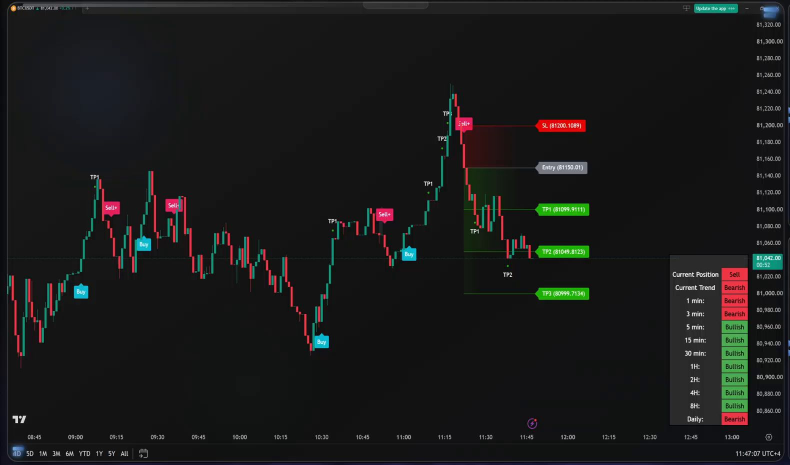
#> input picture latest-BTCUSDT.jpg, 1580 x 930 px (shown at 1/2 size); its folder holds only this picture in this run
$ python -i extract.py   (imports and definitions only)
#> lines starting #> are read from the running program, lines starting #| are printed output that depends on the picture
#> further down, picture is the input picture: PIL image 1580x930 RGB; mean R, G, B 25.8, 26.2, 25.6
"""Read the trade data off one frame of the stream with OCR.

The stream is a 1920x1080 layout with a TradingView chart on the left. We OCR
the chart area and pick out, by pattern and position:

- price-axis labels  -> a y->price fit (and the live price label with its countdown)
- time-axis labels   -> an x->time fit
- level labels       -> "TP1 (4378.9457)", "Entry (4370.93)", "SL (4362.9143)"
- chart markers      -> "Buy", "Buy+", "Sell", "Sell+", "TP1".."TP3"
- the trend table    -> "Current Position: Buy", "1 min: Bullish", ...
- header / clock     -> "XAUUSD 4,385.85 +1.03%", "10:07:46 UTC+4"
"""
from __future__ import annotations

import re
from dataclasses import dataclass
from datetime import datetime, timedelta

import numpy as np
from PIL import Image

FRAME_SIZE = (1920, 1080)
CHART_BOX = (0, 80, 1580, 1010)  # chart widget inside the 1920x1080 stream layout
SCALE = 2  # upscale before OCR; small chart text reads far better at 2x

# price formats differ by instrument: gold "4,396.00", bitcoin "81,320.00"
NUM_AXIS = re.compile(r"^\d{1,3}(?:,\d{3})*\.\d{2}$")
HHMM = re.compile(r"^([01]?\d|2[0-3]):([0-5]\d)$")
LEVEL = re.compile(r"^(TP[123]|Entry|SL)\s*\(?\s*(\d{2,7}\.\d+)\s*\)?$", re.I)
CLOCK = re.compile(r"(\d{1,2}):(\d{2}):(\d{2})\s*UTC\s*([+-]\d{1,2})(?::?(\d{2}))?", re.I)
HEADER = re.compile(r"[A-Z]{3,12}\D*?(\d{1,3}(?:,\d{3})*\.\d{2})\D*?(\d+\.\d{2})%")
HEADER_BOX = (10, 84, 300, 108)  # "XAUUSD 4,385.85 +1.03%" in the chart's top-left corner
ROW = re.compile(r"^(current\s*position|current\s*trend|\d+\s*min|\d+\s*h|daily)\s*:?\s*"
                 r"(buy|sell|bullish|bearish|neutral)?$", re.I)
VALUE = re.compile(r"^(buy|sell|bullish|bearish|neutral)$", re.I)

_engine = None


def _ocr():
    global _engine
    if _engine is None:
        from rapidocr_onnxruntime import RapidOCR
        _engine = RapidOCR()
    return _engine


@dataclass
class Item:
    text: str
    x: float   # centre, in 1920x1080 frame pixels
    y: float
    x0: float
    x1: float
    conf: float


def ocr_items(frame: Image.Image) -> list[Item]:
    if frame.size != FRAME_SIZE:
        frame = frame.resize(FRAME_SIZE, Image.LANCZOS)
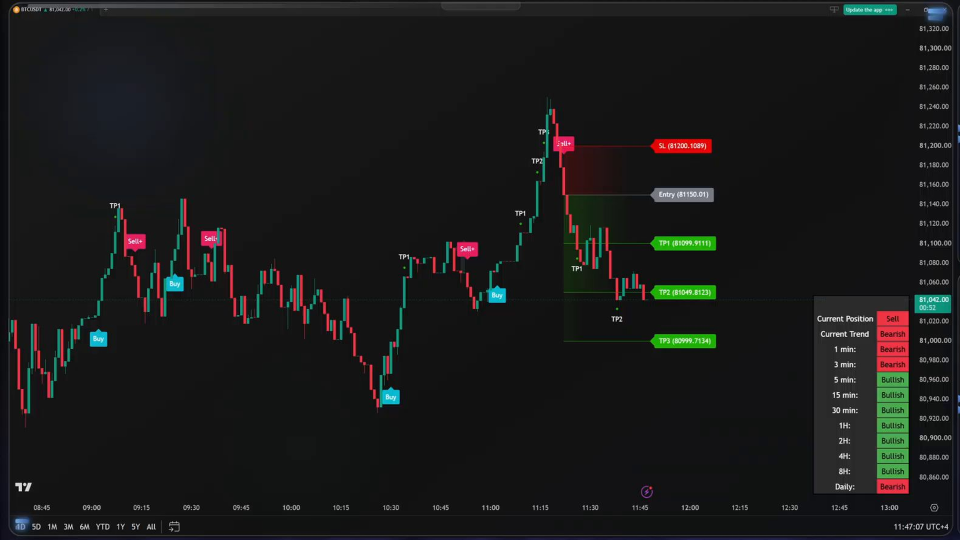
#> frame: PIL image 1920x1080 RGB (shown at 1/2 size); mean R, G, B 25.8, 26.2, 25.6
    region = frame.convert("RGB").crop(CHART_BOX)
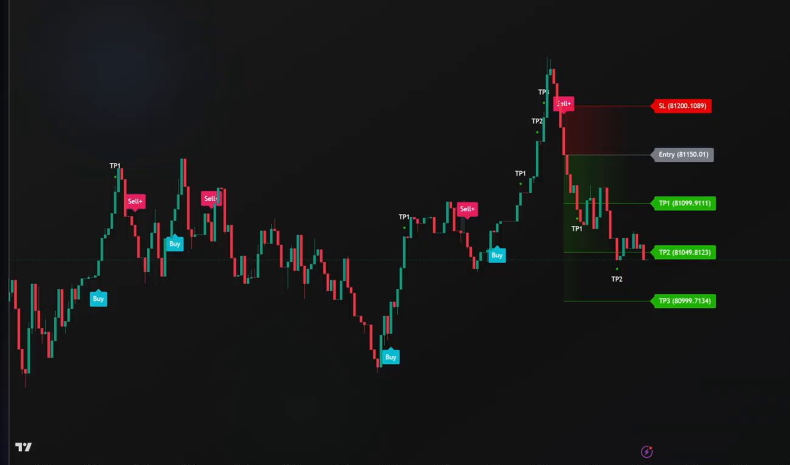
#> region: PIL image 1580x930 RGB (shown at 1/2 size); mean R, G, B 23.9, 24.1, 23.4
    big = region.resize((region.width * SCALE, region.height * SCALE), Image.LANCZOS)
    result, _ = _ocr()(np.array(big))
    items = []
    for box, text, conf in result or []:
        xs = [p[0] / SCALE + CHART_BOX[0] for p in box]
        ys = [p[1] / SCALE + CHART_BOX[1] for p in box]
        items.append(Item(text.strip(), (min(xs) + max(xs)) / 2, (min(ys) + max(ys)) / 2,
                          min(xs), max(xs), float(conf)))
    return items


# [245 lines left out: functions read_header, _colour_markers, _largest_group, _robust_fit, _norm_row, extract, not called in this run]

>>> from PIL import Image
>>> picture = Image.open('../latest-BTCUSDT.jpg')
#> (the run stopped early here; a loop or call above may not have finished)

$ run again, on latest-XAUUSD.jpg
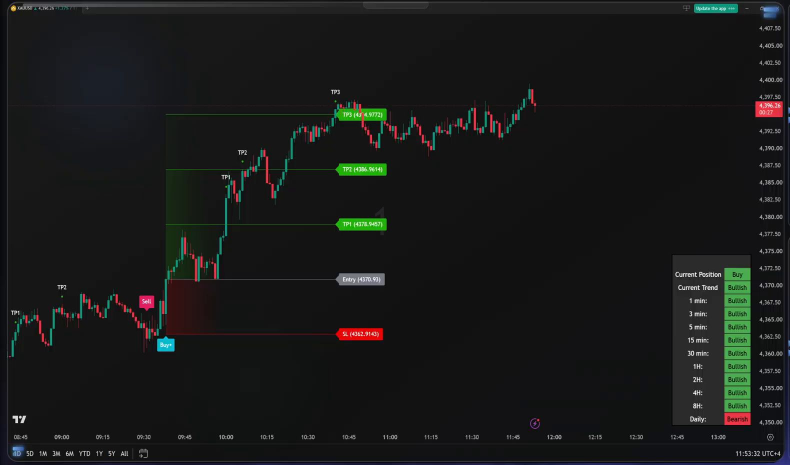
#> input picture latest-XAUUSD.jpg, 1580 x 930 px (shown at 1/2 size)
#> picture is the input picture: PIL image 1580x930 RGB; mean R, G, B 24.6, 25.8, 24.9
#> in ocr_items, `frame = frame.resize(FRAME_SIZE, Image.LANCZOS)`:
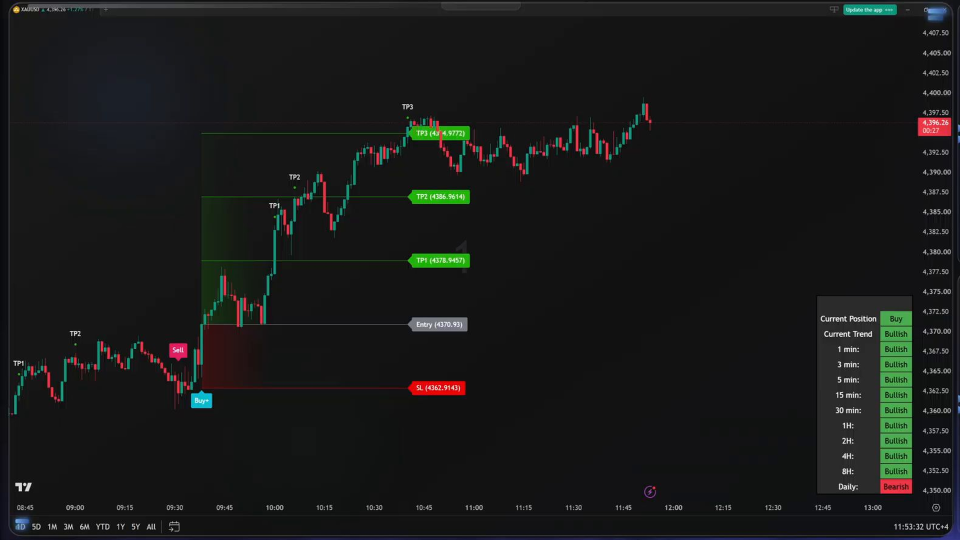
#> frame: PIL image 1920x1080 RGB (shown at 1/2 size); mean R, G, B 24.6, 25.8, 24.9
#> in ocr_items, `region = frame.convert("RGB").crop(CHART_BOX)`:
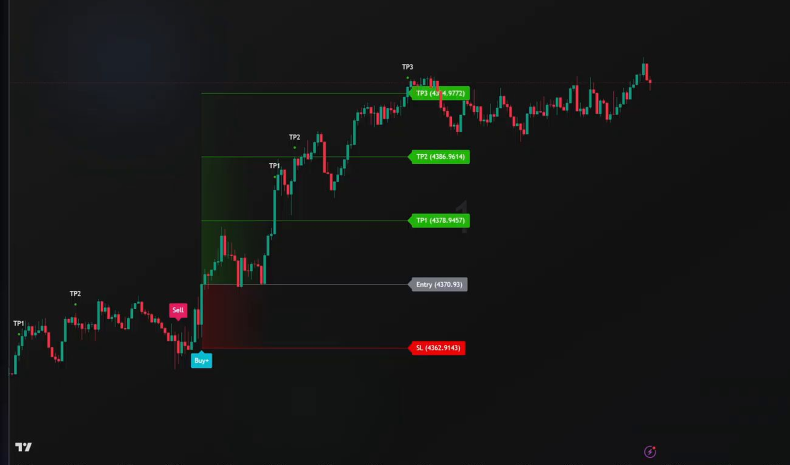
#> region: PIL image 1580x930 RGB (shown at 1/2 size); mean R, G, B 22.5, 23.2, 22.3
